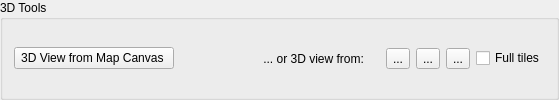
         <widget class="QGroupBox" name="groupBox_6">
          <property name="font">
           <font>
            <weight>50</weight>
            <bold>false</bold>
           </font>
          </property>
          <property name="title">
           <string>3D Tools</string>
          </property>
          <layout class="QHBoxLayout" name="horizontalLayout_10">
           <item>
            <widget class="QPushButton" name="view3dMapCanvasPushButton">
             <property name="minimumSize">
              <size>
               <width>160</width>
               <height>0</height>
              </size>
             </property>
             <property name="font">
              <font>
               <weight>50</weight>
               <bold>false</bold>
              </font>
             </property>
             <property name="toolTip">
              <string>Load in 3D viewer tiles showed in map canvas</string>
             </property>
             <property name="text">
              <string>3D View from Map Canvas </string>
             </property>
            </widget>
           </item>
           <item>
            <spacer name="horizontalSpacer_4">
             <property name="orientation">
              <enum>Qt::Horizontal</enum>
             </property>
             <property name="sizeHint" stdset="0">
              <size>
               <width>80</width>
               <height>20</height>
              </size>
             </property>
            </spacer>
           </item>
           <item>
            <layout class="QHBoxLayout" name="horizontalLayout_7">
             <item>
              <widget class="QLabel" name="label_13">
               <property name="minimumSize">
                <size>
                 <width>120</width>
                 <height>20</height>
                </size>
               </property>
               <property name="font">
                <font>
                 <weight>50</weight>
                 <bold>false</bold>
                </font>
               </property>
               <property name="text">
                <string> ... or 3D view from:</string>
               </property>
              </widget>
             </item>
             <item>
              <widget class="QToolButton" name="toolButton_SelectByRectangle_3D">
               <property name="toolTip">
                <string>Load rectangle selection in 3D viewer</string>
               </property>
               <property name="text">
                <string>...</string>
               </property>
               <property name="icon">
                <iconset>
                 <normaloff>:/plugins/qLidar/icons/mActionSelectRectangle3D.png</normaloff>:/plugins/qLidar/icons/mActionSelectRectangle3D.png</iconset>
               </property>
               <property name="iconSize">
                <size>
                 <width>24</width>
                 <height>24</height>
                </size>
               </property>
               <property name="checkable">
                <bool>true</bool>
               </property>
              </widget>
             </item>
             <item>
              <widget class="QToolButton" name="toolButton_SelectByPolygon_3D">
               <property name="toolTip">
                <string>Load polygon selection in 3D viewer</string>
               </property>
               <property name="text">
                <string>...</string>
               </property>
               <property name="icon">
                <iconset>
                 <normaloff>:/plugins/qLidar/icons/mActionSelectPolygon3D.png</normaloff>:/plugins/qLidar/icons/mActionSelectPolygon3D.png</iconset>
               </property>
               <property name="iconSize">
                <size>
                 <width>24</width>
                 <height>24</height>
                </size>
               </property>
               <property name="checkable">
                <bool>true</bool>
               </property>
              </widget>
             </item>
             <item>
              <widget class="QToolButton" name="toolButton_SelectByFreehand_3D">
               <property name="toolTip">
                <string>Load free hand selection in 3D viewer</string>
               </property>
               <property name="text">
                <string>...</string>
               </property>
               <property name="icon">
                <iconset>
                 <normaloff>:/plugins/qLidar/icons/mActionSelectFreehand3D.png</normaloff>:/plugins/qLidar/icons/mActionSelectFreehand3D.png</iconset>
               </property>
               <property name="iconSize">
                <size>
                 <width>24</width>
                 <height>24</height>
                </size>
               </property>
               <property name="checkable">
                <bool>true</bool>
               </property>
              </widget>
             </item>
             <item>
              <widget class="QCheckBox" name="fullTiles3dCheckBox">
               <property name="text">
                <string>Full tiles</string>
               </property>
              </widget>
             </item>
            </layout>
           </item>
          </layout>
         </widget>
